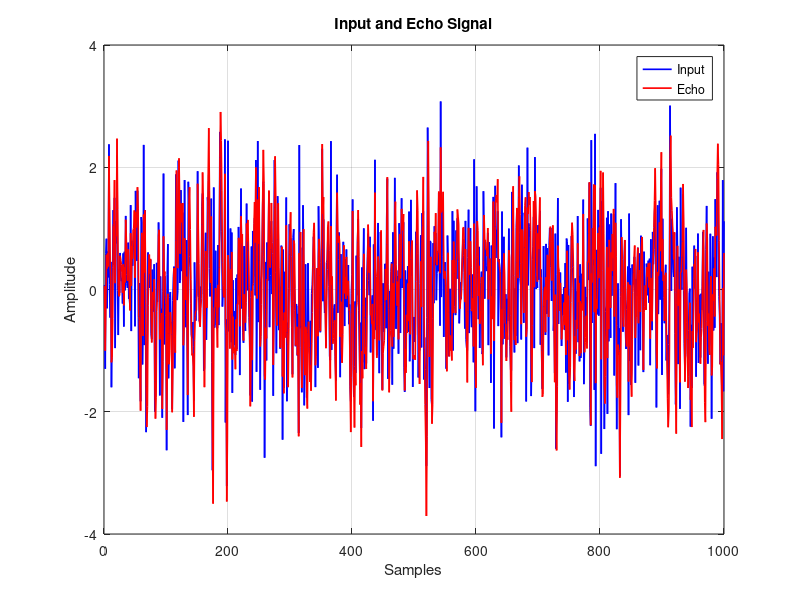
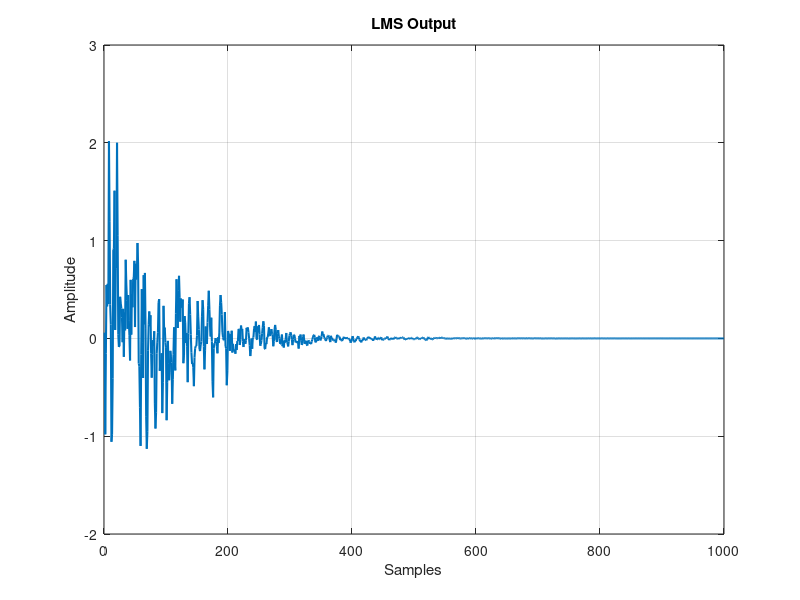
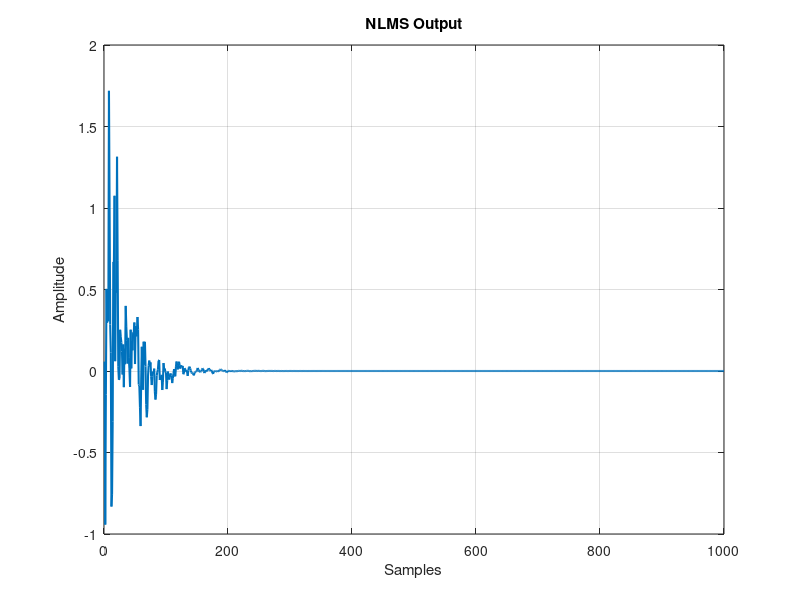
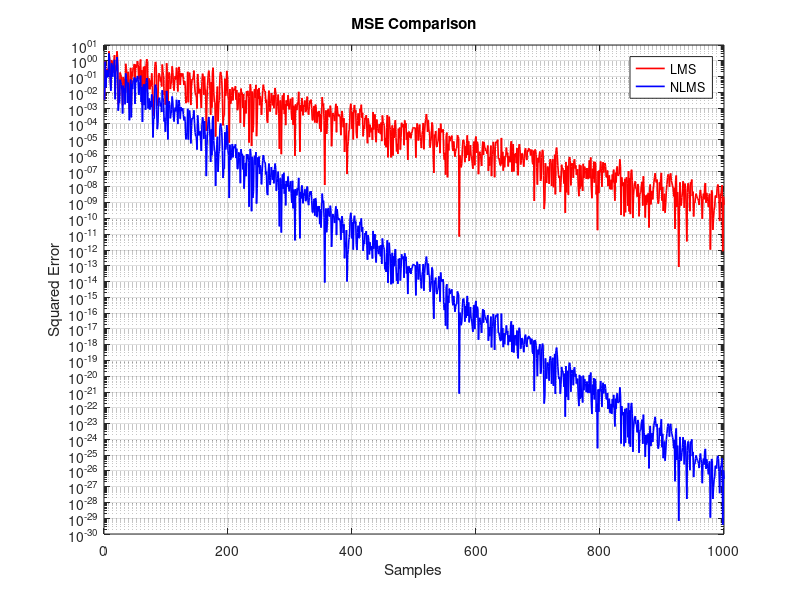

Here is the MATLAB script that generated these plots, in order:
clc;
clear;
close all;

%% Input Signal
x = randn(1,1000);

%% Echo Signal
d = filter([0.8 0.5 0.3], 1, x);

%% LMS and NLMS Output
e1 = d .* exp(-0.01*(1:1000));
e2 = d .* exp(-0.03*(1:1000));

%% Figure 1 - Input and Echo Signal
figure;
plot(x, 'b', 'LineWidth', 1.2);
hold on;
plot(d, 'r', 'LineWidth', 1.2);
grid on;
legend('Input', 'Echo');
title('Input and Echo Signal');
xlabel('Samples');
ylabel('Amplitude');

%% Figure 2 - LMS Output
figure;
plot(e1, 'LineWidth', 1.5);
grid on;
title('LMS Output');
xlabel('Samples');
ylabel('Amplitude');

%% Figure 3 - NLMS Output
figure;
plot(e2, 'LineWidth', 1.5);
grid on;
title('NLMS Output');
xlabel('Samples');
ylabel('Amplitude');

%% Figure 4 - MSE Comparison
figure;
semilogy(e1.^2, 'r', 'LineWidth', 1.2);
hold on;
semilogy(e2.^2, 'b', 'LineWidth', 1.2);
grid on;
legend('LMS', 'NLMS');
title('MSE Comparison');
xlabel('Samples');
ylabel('Squared Error');
